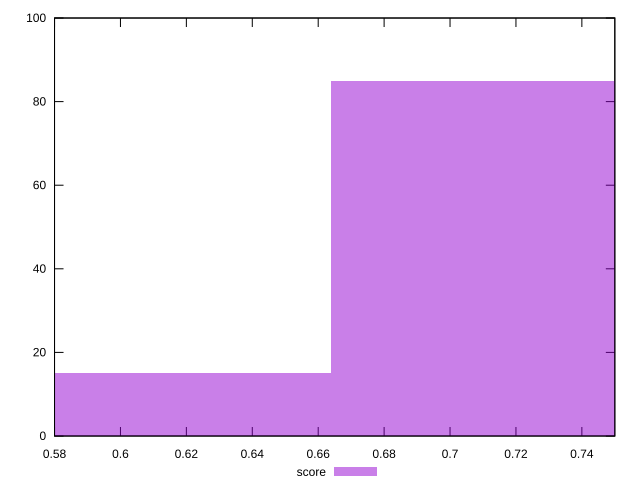

Reproduce this figure in gnuplot.
reset

$score <<EOF
0.7080499624693886 85
0.619543717160715 15
EOF

set key outside below
set boxwidth 0.08850624530867357
set xrange [0.58:0.75]
set yrange [0:100]
set trange [0:100]
set style fill transparent solid 0.5 noborder
set terminal svg size 640, 490 enhanced background rgb 'white'
set output "report_00017_2021-02-10T15-08-03.406Z/uses-webp-images/samples/pages/score/histogram.svg"

plot $score title "score" with boxes

reset
